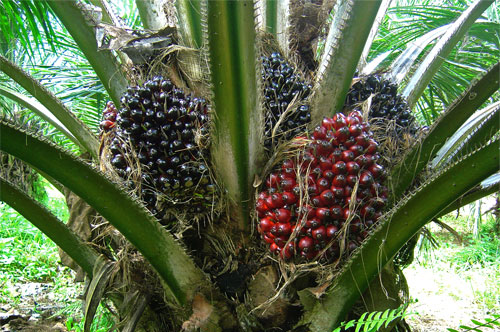
#> input picture test.jpg, 500 x 332 px
$ python Ex2.py
#> lines starting #> are read from the running program, lines starting #| are printed output that depends on the picture; after the words box and inside, x2 and y2 are one past the last pixel; in counts of white or black regions, pixels touching at a corner belong together
# [49 lines of commented-out code are left out]
import cv2
import numpy as np

# Load the image
image = cv2.imread('test.jpg')
#> image is the input picture: shape (332, 500, 3); mean B, G, R 77.7, 111.3, 96.1

# Convert BGR to HSV
hsv = cv2.cvtColor(image, cv2.COLOR_BGR2HSV)
#> hsv: shape (332, 500, 3); mean H, S, V 50.9, 113.4, 116.4

# Define the range of red color in HSV
lower_red = np.array([168, 50, 50])
upper_red = np.array([180, 255, 255])

# Threshold the HSV image to get only red colors
mask = cv2.inRange(hsv, lower_red, upper_red)
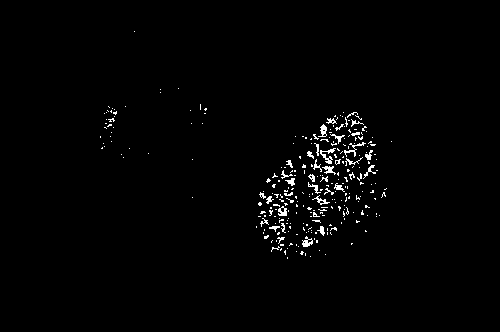
#> mask: shape (332, 500); 1.4% white in thin lines or dots, all inside (x1, y1, x2, y2) = (100, 31, 392, 259)

# Bitwise-AND mask and original image
res = cv2.bitwise_and(image, image, mask=mask)
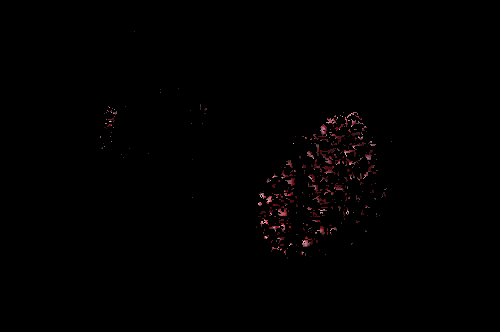
#> res: shape (332, 500, 3); mean B, G, R 0.8, 0.7, 1.5

# Display the results
cv2.imshow('Original Image', image)
cv2.imshow('Mask', mask)
cv2.imshow('Red Segmented Image', res)

# Wait for a key press and then close all windows
cv2.waitKey(0)
cv2.destroyAllWindows()
